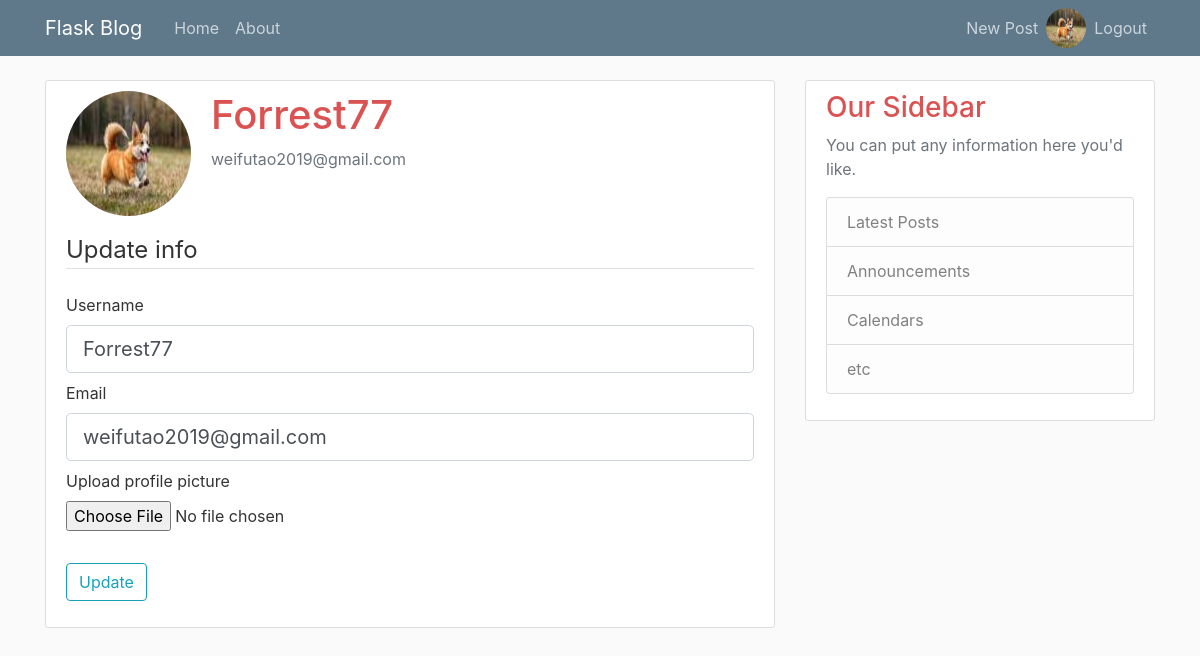
Page /account (signed in) on the committed database.
### flaskblog/models.py (models this page shows, shortened)
class User(db.Model, UserMixin):
    id = db.Column(db.Integer, primary_key=True)
    username = db.Column(db.String(20), unique=True, nullable=False)
    email = db.Column(db.String(120), unique=True, nullable=False)
    image_file = db.Column(db.String(20), nullable=False, default='default.jpeg')
    password = db.Column(db.String(60), nullable=False)
    posts = db.relationship('Post', backref='author', lazy=True)

### flaskblog/users/routes.py (the view)
@users.route('/account', methods=['GET', 'POST'])
@login_required
def account():
    form = UpdateAccountForm()
    if form.validate_on_submit():
        if form.picture.data:
            prev_pic_path = os.path.join(current_app.root_path, 'static/profile_pics', current_user.image_file)
            os.remove(prev_pic_path)
            picture_file = save_picture(form.picture.data)
            current_user.image_file = picture_file
        current_user.username = form.username.data
        current_user.email = form.email.data
        db.session.commit()
        flash('Your account has been updated', 'success')
        return redirect(url_for('users.account'))
    elif request.method == 'GET':
        form.username.data = current_user.username
        form.email.data = current_user.email
    image_file = url_for('static', filename='profile_pics/'+current_user.image_file)
    return render_template('account.html', title='Account', image_file=image_file, form=form)

### flaskblog/users/forms.py (shortened to what this page needs)
class UpdateAccountForm(FlaskForm):
    username = StringField('Username', validators=[DataRequired(), Length(2, 20)])
    email = StringField('Email', validators=[DataRequired(), Email()])
    picture = FileField('Upload profile picture', validators=[FileAllowed(['jpeg', 'png', 'jpg'])])
    submit = SubmitField('Update')

### flaskblog/models.py (called while the page is built)
@login_manager.user_loader
def load_user(user_id):
    return User.query.get(int(user_id))

### flaskblog/templates/account.html (shortened to what this page needs)
{% extends "layout.html" %}
{% block content %}
    <div class="content-section">
        <div class="media">
            <img class="rounded-circle account-img" src="{{ image_file }}">
            <div class="media-body">
                <h2 class="account-heading">{{ current_user.username }}</h2>
                <p class="text-secondary">{{ current_user.email }}</p>
            </div>
        </div>
        <form method="POST" action="" enctype="multipart/form-data">
            <fieldset class="form-group">
                <legend class="border-bottom mb-4">Update info</legend>
                <div class="form-group mb-2">
                    {{ form.username.label(class="form-control-label") }}
                    {% if form.username.errors %}
                        {{ form.username(class="form-control form-control-lg is-invalid") }}
                        <div class="invalid-feedback">
                            {% for error in form.username.errors %}
                                <span>{{ error }}</span>
                            {% endfor %}
                        </div>
                    {% else %}
                        {{ form.username(class="form-control form-control-lg") }}
                    {% endif %}
                </div>
                <div class="form-group mb-2">
                    {{ form.email.label(class="form-control-label") }}
                    {% if form.email.errors %}
                        {{ form.email(class="form-control form-control-lg is-invalid") }}
                        <div class="invalid-feedback">
                            <div class="invalid-feedback">
                                {% for error in form.email.errors %}
                                    <span>{{ error }}</span>
                                {% endfor %}
                            </div>
                        </div>
                    {% else %}
                        {{ form.email(class="form-control form-control-lg") }}
                    {% endif %}
                </div>
                <div class="form-group">
                    {{ form.picture.label() }}
                    {{ form.picture(class="form-control-file") }}
                </div>
            </fieldset>
            <div class="form-group">
                {{ form.submit(class="btn btn-outline-info") }}
            </div>
        </form>
    </div>
{% endblock content %}

### flaskblog/templates/layout.html (shortened to what this page needs)
<!DOCTYPE html>
<html lang="en">
<head>
    <link rel="stylesheet" href="https://maxcdn.bootstrapcdn.com/bootstrap/4.0.0/css/bootstrap.min.css">
    <link rel="stylesheet" type="text/css" href="{{ url_for('static', filename='main.css') }}">
</head>
<body>
    <header class="site-header">
        <nav class="navbar navbar-expand-md navbar-dark bg-steel fixed-top">
            <div class="container">
                <a class="navbar-brand mr-4" href="/">Flask Blog</a>
                <div class="collapse navbar-collapse" id="navbarToggle">
                    <div class="navbar-nav mr-auto">
                        <a class="nav-item nav-link" href="{{ url_for('main.home') }}">Home</a>
                        <a class="nav-item nav-link" href="{{ url_for('main.about') }}">About</a>
                    </div>
                    <div class="navbar-nav">
                        {% if current_user.is_authenticated %}
                            <a class="nav-item nav-link" href="{{ url_for('posts.new_post') }}">New Post</a>
                            <a href="{{ url_for('users.profile', user_id=current_user.id) }}">
                                <img src="{{ url_for('static', filename='profile_pics/'+current_user.image_file) }}" width="40" height="40" class="rounded-circle">
                            </a>
                            <a class="nav-item nav-link" href="{{ url_for('users.logout') }}">Logout</a>
                        {% else %}
                            <a class="nav-item nav-link" href="{{ url_for('users.login') }}">Login</a>
                            <a class="nav-item nav-link" href="{{ url_for('users.register') }}">Register</a>
                        {% endif %}
                    </div>
                </div>
            </div>
        </nav>
    </header>
    <main role="main" class="container">
        <div class="row">
            <div class="col-md-8">
                {% block content %}{% endblock %}
            </div>
            <div class="col-md-4">
                <div class="content-section">
                    <h3>Our Sidebar</h3>
                    <p class='text-muted'>You can put any information here you'd like.
                        <ul class="list-group">
                            <li class="list-group-item list-group-item-light">Latest Posts</li>
                            <li class="list-group-item list-group-item-light">Announcements</li>
                            <li class="list-group-item list-group-item-light">Calendars</li>
                            <li class="list-group-item list-group-item-light">etc</li>
                        </ul>
                    </p>
                </div>
            </div>
        </div>
    </main>
</body>
</html>

### flaskblog/static/main.css (style rules this page uses)
body { background: #fafafa; color: #333333; margin-top: 5rem; }
h1, h2, h3, h4, h5, h6 { color: #db5252; }
.bg-steel { background-color: #5f788a; }
.site-header .navbar-nav .nav-link { color: #cbd5db; }
.content-section { background: #ffffff; padding: 10px 20px; border: 1px solid #dddddd; border-radius: 3px; margin-bottom: 20px; }
.account-img { height: 125px; width: 125px; margin-right: 20px; margin-bottom: 16px; float: left; }
.account-heading { font-size: 2.5rem; }

### rows in the picture
User: image_file (picture), username "Forrest77", email "weifutao2019@gmail.com"
